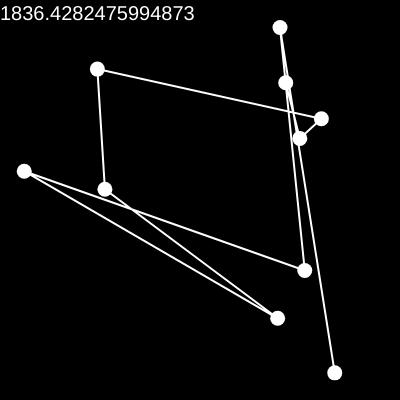
Frame 1 (no input)
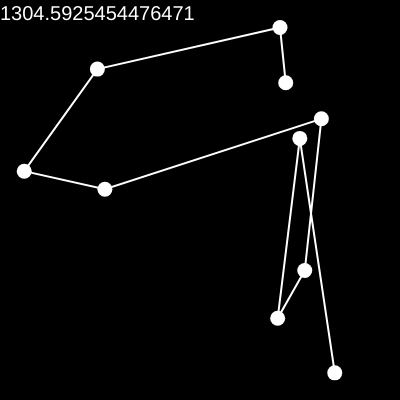
Frame 60 (no input)
Frame 120 (the mouse pressed at the canvas centre since frame 60): identical to frame 60, image omitted

The p5.js sketch that drew these frames (run headless with seeded random() and noise() and a simulated clock; from frame 60 on, the mouse is pressed at the canvas centre):

// p5.js sketch
// ── sketch.js
let cities = [];
let totalCities = 10;
let best;

function setup() {
  createCanvas(400, 400);

  // create the random cities
  for (let i = 0; i < totalCities; i++) {
    let v = createVector(random(width), random(height));
    cities[i] = v;
  }
  best = [...cities];
}

function draw() {
  background(0);

  // draw the weight of the best permutation that we've found
  fill(255);
  noStroke();
  textSize(20);
  text(getWeight(best), 0, 20);

  // swap the cities
  cities = swap(
    cities,
    floor(random(cities.length)),
    floor(random(cities.length))
  );
  if (getWeight(cities) < getWeight(best)) {
    best = [...cities];
  }

  // draw the cities
  fill(255);
  for (let i = 0; i < totalCities; i++) {
    circle(best[i].x, best[i].y, 15);
  }

  // draw lines between the cities
  stroke(255);
  strokeWeight(2);
  noFill();
  beginShape();
  for (let i = 0; i < totalCities; i++) {
    vertex(best[i].x, best[i].y);
  }
  endShape();
}

function swap(a, i, j) {
  // swap two indices of an array
  let temp = a[i];
  a[i] = a[j];
  a[j] = temp;

  return a;
}

function getWeight(a) {
  // calculate the distance between all the dots
  let weight = 0;
  for (let i = 0; i < a.length - 1; i++) {
    weight += dist(a[i].x, a[i].y, a[i + 1].x, a[i + 1].y);
  }

  return weight;
}
